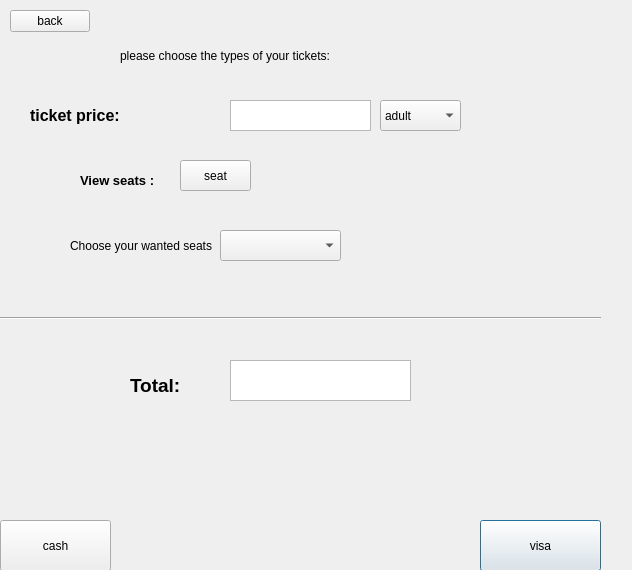
<?xml version="1.0" encoding="UTF-8"?>
<ui version="4.0">
 <class>costoftickets</class>
 <widget class="QDialog" name="costoftickets">
  <property name="geometry">
   <rect>
    <x>0</x>
    <y>0</y>
    <width>632</width>
    <height>570</height>
   </rect>
  </property>
  <property name="minimumSize">
   <size>
    <width>593</width>
    <height>0</height>
   </size>
  </property>
  <property name="windowTitle">
   <string>Dialog</string>
  </property>
  <widget class="QPushButton" name="visa">
   <property name="geometry">
    <rect>
     <x>480</x>
     <y>520</y>
     <width>121</width>
     <height>51</height>
    </rect>
   </property>
   <property name="text">
    <string>visa</string>
   </property>
  </widget>
  <widget class="QPushButton" name="cash">
   <property name="geometry">
    <rect>
     <x>0</x>
     <y>520</y>
     <width>111</width>
     <height>51</height>
    </rect>
   </property>
   <property name="text">
    <string>cash</string>
   </property>
  </widget>
  <widget class="QLabel" name="label">
   <property name="geometry">
    <rect>
     <x>30</x>
     <y>100</y>
     <width>131</width>
     <height>31</height>
    </rect>
   </property>
   <property name="text">
    <string>&lt;html&gt;&lt;head/&gt;&lt;body&gt;&lt;p&gt;&lt;span style=&quot; font-size:12pt; font-weight:600;&quot;&gt;ticket price:&lt;/span&gt;&lt;/p&gt;&lt;/body&gt;&lt;/html&gt;</string>
   </property>
  </widget>
  <widget class="QLabel" name="label_4">
   <property name="geometry">
    <rect>
     <x>130</x>
     <y>370</y>
     <width>91</width>
     <height>31</height>
    </rect>
   </property>
   <property name="text">
    <string>&lt;html&gt;&lt;head/&gt;&lt;body&gt;&lt;p&gt;&lt;span style=&quot; font-size:14pt; font-weight:600;&quot;&gt;Total:&lt;/span&gt;&lt;/p&gt;&lt;/body&gt;&lt;/html&gt;</string>
   </property>
  </widget>
  <widget class="QTextBrowser" name="textBrowser">
   <property name="geometry">
    <rect>
     <x>230</x>
     <y>360</y>
     <width>181</width>
     <height>41</height>
    </rect>
   </property>
  </widget>
  <widget class="QComboBox" name="comboBox">
   <property name="geometry">
    <rect>
     <x>380</x>
     <y>100</y>
     <width>81</width>
     <height>31</height>
    </rect>
   </property>
   <item>
    <property name="text">
     <string>adult</string>
    </property>
   </item>
   <item>
    <property name="text">
     <string>child</string>
    </property>
   </item>
   <item>
    <property name="text">
     <string>infant</string>
    </property>
   </item>
  </widget>
  <widget class="QTextEdit" name="textEdit_2">
   <property name="geometry">
    <rect>
     <x>230</x>
     <y>100</y>
     <width>141</width>
     <height>31</height>
    </rect>
   </property>
  </widget>
  <widget class="Line" name="line">
   <property name="geometry">
    <rect>
     <x>0</x>
     <y>310</y>
     <width>601</width>
     <height>16</height>
    </rect>
   </property>
   <property name="orientation">
    <enum>Qt::Horizontal</enum>
   </property>
  </widget>
  <widget class="QPushButton" name="backtoavailableflights">
   <property name="geometry">
    <rect>
     <x>10</x>
     <y>10</y>
     <width>80</width>
     <height>22</height>
    </rect>
   </property>
   <property name="text">
    <string>back</string>
   </property>
  </widget>
  <widget class="QPushButton" name="seats">
   <property name="geometry">
    <rect>
     <x>180</x>
     <y>160</y>
     <width>71</width>
     <height>31</height>
    </rect>
   </property>
   <property name="text">
    <string>seat</string>
   </property>
  </widget>
  <widget class="QLabel" name="label_2">
   <property name="geometry">
    <rect>
     <x>120</x>
     <y>40</y>
     <width>371</width>
     <height>31</height>
    </rect>
   </property>
   <property name="text">
    <string>please choose the types of your tickets:</string>
   </property>
  </widget>
  <widget class="QLabel" name="label_3">
   <property name="geometry">
    <rect>
     <x>80</x>
     <y>150</y>
     <width>131</width>
     <height>61</height>
    </rect>
   </property>
   <property name="font">
    <font>
     <pointsize>10</pointsize>
     <weight>75</weight>
     <bold>true</bold>
    </font>
   </property>
   <property name="text">
    <string>View seats :</string>
   </property>
  </widget>
  <widget class="QLabel" name="label_5">
   <property name="geometry">
    <rect>
     <x>70</x>
     <y>220</y>
     <width>171</width>
     <height>51</height>
    </rect>
   </property>
   <property name="text">
    <string>Choose your wanted seats</string>
   </property>
  </widget>
  <widget class="QComboBox" name="comboBox_2">
   <property name="geometry">
    <rect>
     <x>220</x>
     <y>230</y>
     <width>121</width>
     <height>31</height>
    </rect>
   </property>
  </widget>
 </widget>
 <resources/>
 <connections/>
</ui>
